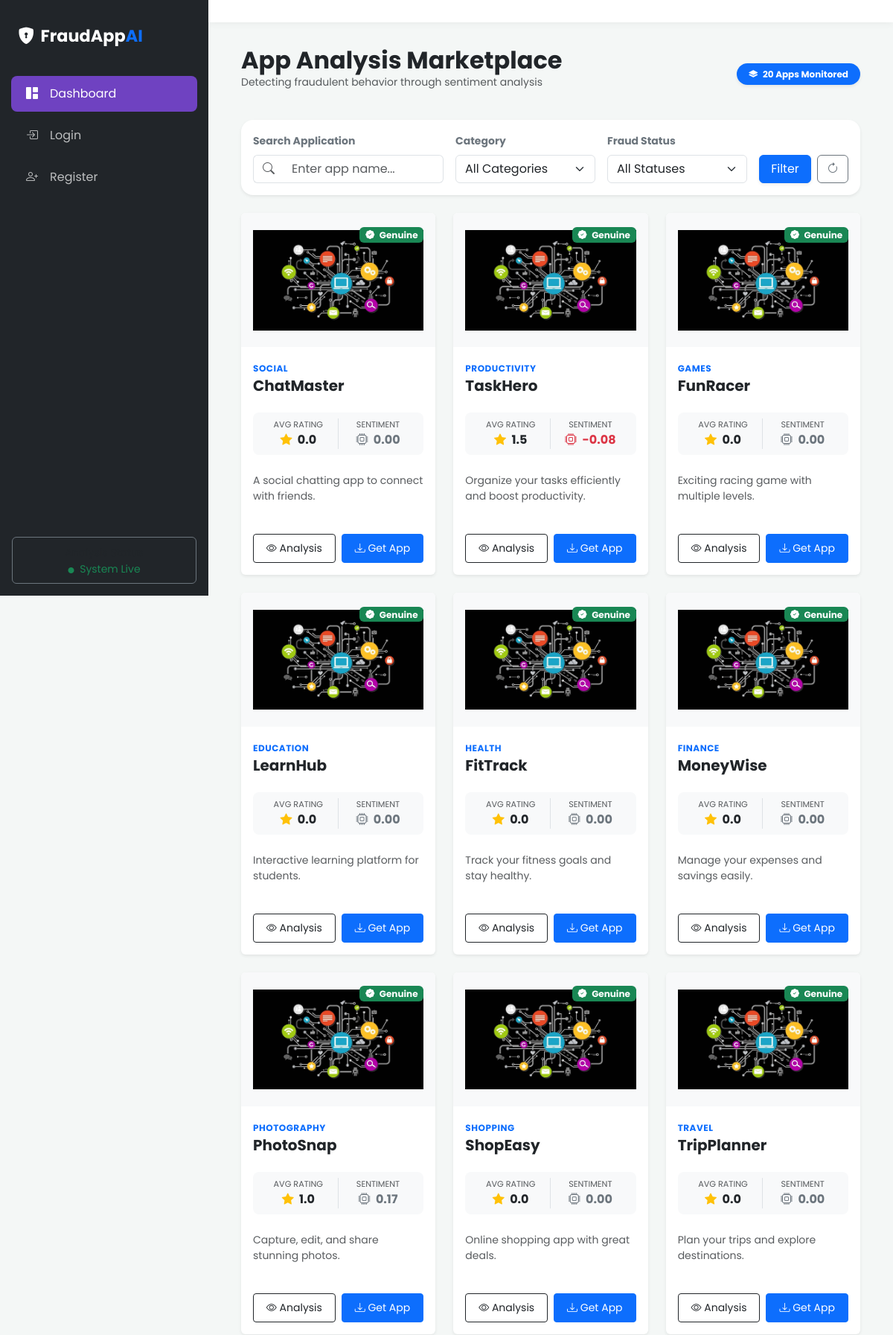
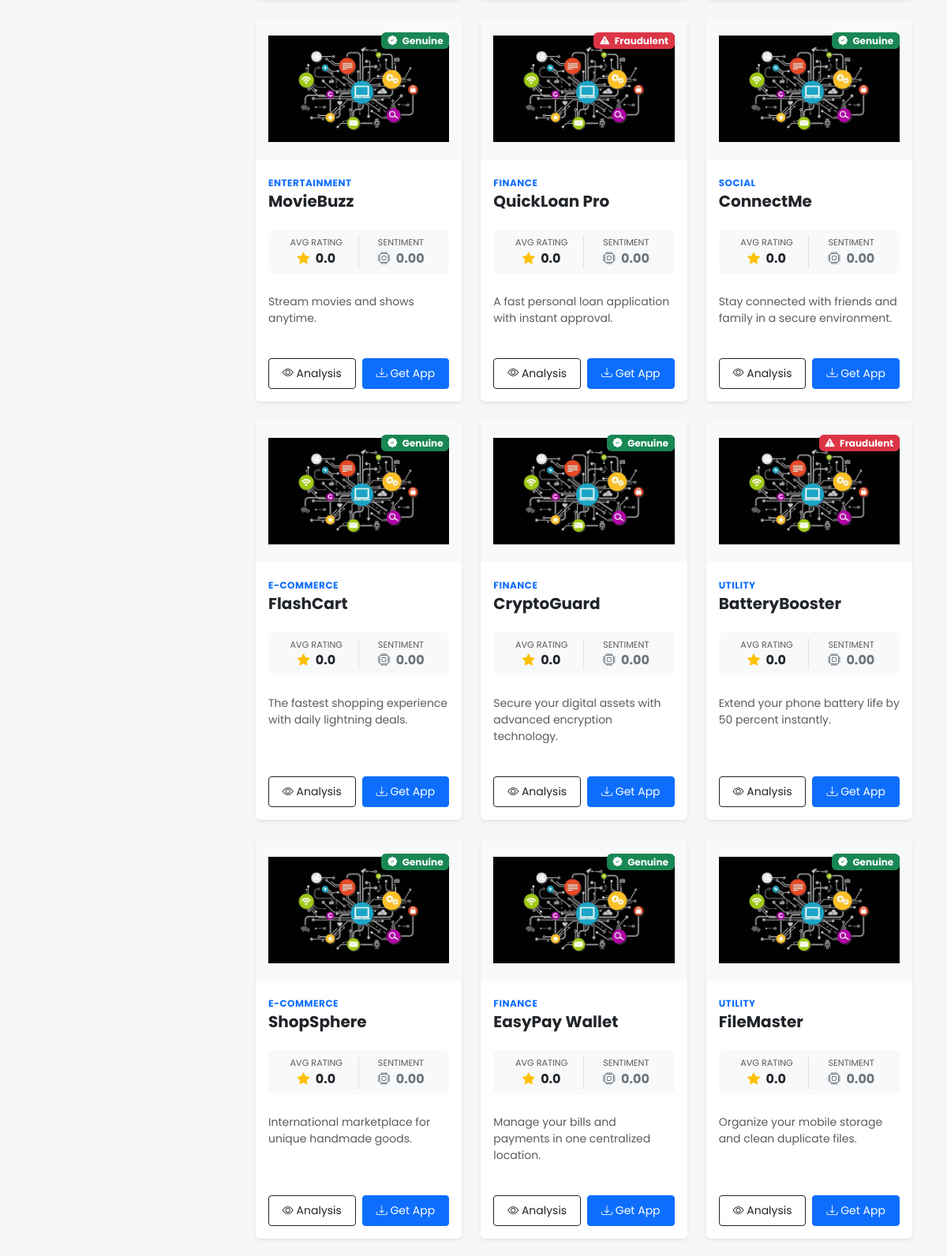
The page / (upper part) on the database its author committed (2 pictures, top to bottom).
### myapp/models.py (models this page shows, shortened)
class Application(models.Model):
    app_id = models.AutoField(primary_key=True)
    category = models.CharField(max_length=50)
    app_name = models.CharField(max_length=150)
    app_link = models.URLField(max_length=255, blank=True, null=True)
    description = models.TextField(blank=True, null=True)
    app_image = models.ImageField(upload_to='app_images/', blank=True, null=True)
    FRAUD_STATUS_CHOICES = [
        ('genuine', 'Genuine'),
        ('fraud', 'Fraud'),
    ]
    fraud_status = models.CharField(
        max_length=10,
        choices=FRAUD_STATUS_CHOICES,
        default='genuine'
    )
    created_at = models.DateTimeField(default=timezone.now)

### myapp/views.py (the view)
# urls.py: 2. Add a URL to urlpatterns:  path('', views.home, name='home')
def home(request):
    search_query = request.GET.get('search', '')
    category_filter = request.GET.get('category', '')
    status_filter = request.GET.get('status', '')
    apps_query = Application.objects.annotate(
        avg_rating=Avg('reviews__rating'),
        avg_sentiment=Avg('reviews__sentiment_score')
    )
    if search_query:
        apps_query = apps_query.filter(app_name__icontains=search_query)
    if category_filter:
        apps_query = apps_query.filter(category=category_filter)
    if status_filter:
        apps_query = apps_query.filter(fraud_status=status_filter)
    categories = Application.objects.values_list('category', flat=True).distinct()
    return render(request, 'home.html', {
        'applications': apps_query,
        'categories': categories,
        'search_query': search_query,
        'category_filter': category_filter,
        'status_filter': status_filter
    })

### templates/home.html (shortened to what this page needs)
{% extends "base.html" %}
{% load static %}
{% block content %}
<div class="container-fluid">
    <div class="d-flex justify-content-between align-items-center mb-4">
        <div>
            <h2 class="fw-bold m-0">App Analysis Marketplace</h2>
            <p class="text-muted small">Detecting fraudulent behavior through sentiment analysis</p>
        </div>
        <span class="badge bg-primary rounded-pill p-2 px-3 shadow-sm">
            <i class="bi bi-layers-fill me-1"></i> {{ applications|length }} Apps Monitored
        </span>
    </div>
    <div class="card border-0 shadow-sm mb-4 rounded-4">
        <div class="card-body p-3">
            <form method="GET" action="{% url 'home' %}" class="row g-3 align-items-end">
                <div class="col-12 col-md-4">
                    <label class="form-label small fw-bold text-secondary">Search Application</label>
                    <div class="input-group">
                        <span class="input-group-text bg-white border-end-0"><i class="bi bi-search text-muted"></i></span>
                        <input type="text" name="search" class="form-control border-start-0"
                               placeholder="Enter app name..." value="{{ search_query|default:'' }}">
                    </div>
                </div>
                <div class="col-6 col-md-3">
                    <label class="form-label small fw-bold text-secondary">Category</label>
                    <select name="category" class="form-select">
                        <option value="">All Categories</option>
                    </select>
                </div>
                <div class="col-6 col-md-3">
                    <label class="form-label small fw-bold text-secondary">Fraud Status</label>
                    <select name="status" class="form-select">
                        <option value="">All Statuses</option>
                    </select>
                </div>
                <div class="col-12 col-md-2 d-flex gap-2">
                    <button type="submit" class="btn btn-primary w-100 shadow-sm">
                        Filter
                    </button>
                    <a href="{% url 'home' %}" class="btn btn-outline-secondary" title="Reset Filters">
                        <i class="bi bi-arrow-clockwise"></i>
                    </a>
                </div>
            </form>
        </div>
    </div>
    {% if applications %}
    <div class="row g-4">
        {% for application in applications %}
        <div class="col-12 col-xl-4 col-md-6">
            <div class="card h-100 border-0 shadow-sm hover-lift overflow-hidden">
                <div class="position-absolute top-0 end-0 m-3" style="z-index: 5;">
                    {% if application.fraud_status == 'fraud' %}
                        <span class="badge bg-danger shadow-sm"><i class="bi bi-exclamation-triangle-fill me-1"></i> Fraudulent</span>
                    {% else %}
                        <span class="badge bg-success shadow-sm"><i class="bi bi-patch-check-fill me-1"></i> Genuine</span>
                    {% endif %}
                </div>
                <div class="bg-light d-flex align-items-center justify-content-center" style="height: 180px;">
                    {% if application.app_image %}
                        <img src="{{ application.app_image.url }}" class="img-fluid p-3" style="max-height: 100%;" alt="{{ application.app_name }}">
                    {% else %}
                        <i class="bi bi-app-indicator text-muted display-1"></i>
                    {% endif %}
                </div>
                <div class="card-body d-flex flex-column">
                    <div class="mb-2">
                        <small class="text-uppercase text-primary fw-bold" style="font-size: 0.75rem; letter-spacing: 0.5px;">{{ application.category }}</small>
                        <h5 class="card-title fw-bold mb-3">{{ application.app_name }}</h5>
                    </div>
                    <div class="row g-0 mb-4 bg-light rounded-3 p-2 text-center">
                        <div class="col-6 border-end">
                            <small class="text-muted d-block" style="font-size: 0.7rem;">AVG RATING</small>
                            <span class="fw-bold text-dark">
                                <i class="bi bi-star-fill text-warning me-1"></i>
                                {{ application.avg_rating|default:"0"|floatformat:1 }}
                            </span>
                        </div>
                        <div class="col-6">
                            <small class="text-muted d-block" style="font-size: 0.7rem;">SENTIMENT</small>
                            <span class="fw-bold {% if application.avg_sentiment < 0 %}text-danger{% elif application.avg_sentiment > 0.2 %}text-success{% else %}text-secondary{% endif %}">
                                <i class="bi bi-cpu me-1"></i>
                                {{ application.avg_sentiment|default:"0.0"|floatformat:2 }}
                            </span>
                        </div>
                    </div>
                    <p class="card-text text-muted small flex-grow-1">
                        {{ application.description|truncatewords:15 }}
                    </p>
                    <div class="row g-2 mt-3">
                        <div class="col-6">
                            <a href="{% url 'app_details' application.app_id %}" class="btn btn-outline-dark btn-sm w-100 py-2">
                                <i class="bi bi-eye"></i> Analysis
                            </a>
                        </div>
                        <div class="col-6">
                            {% if application.app_link %}
                            <a href="{{ application.app_link }}" target="_blank" class="btn btn-primary btn-sm w-100 py-2">
                                <i class="bi bi-download"></i> Get App
                            </a>
                            {% endif %}
                        </div>
                    </div>
                </div>
            </div>
        </div>
        {% endfor %}
    </div>
    {% endif %}
</div>
{% endblock %}

### templates/base.html (style rules this page uses)
:root { --sidebar-width: 280px; --bs-primary: #6f42c1; --bs-dark-bg: #212529; }
body { font-family: 'Poppins', sans-serif; background-color: #f4f7f6; overflow-x: hidden; }

### rows shown on the page
Application: fraud_status "genuine" (drawn), app_image (picture), category "SOCIAL", app_name "ChatMaster", avg_rating "0.0", avg_sentiment "0.00", description "A social chatting app to connect with friends."
Application: fraud_status "genuine" (drawn), app_image (picture), category "PRODUCTIVITY", app_name "TaskHero", avg_rating "1.5", avg_sentiment "-0.08", description "Organize your tasks efficiently and boost productivity."
Application: fraud_status "genuine" (drawn), app_image (picture), category "GAMES", app_name "FunRacer", avg_rating "0.0", avg_sentiment "0.00", description "Exciting racing game with multiple levels."
Application: fraud_status "genuine" (drawn), app_image (picture), category "EDUCATION", app_name "LearnHub", avg_rating "0.0", avg_sentiment "0.00", description "Interactive learning platform for students."
Application: fraud_status "genuine" (drawn), app_image (picture), category "HEALTH", app_name "FitTrack", avg_rating "0.0", avg_sentiment "0.00", description "Track your fitness goals and stay healthy."
Application: fraud_status "genuine" (drawn), app_image (picture), category "FINANCE", app_name "MoneyWise", avg_rating "0.0", avg_sentiment "0.00", description "Manage your expenses and savings easily."
Application: fraud_status "genuine" (drawn), app_image (picture), category "PHOTOGRAPHY", app_name "PhotoSnap", avg_rating "1.0", avg_sentiment "0.17", description "Capture, edit, and share stunning photos."
Application: fraud_status "genuine" (drawn), app_image (picture), category "SHOPPING", app_name "ShopEasy", avg_rating "0.0", avg_sentiment "0.00", description "Online shopping app with great deals."
Application: fraud_status "genuine" (drawn), app_image (picture), category "TRAVEL", app_name "TripPlanner", avg_rating "0.0", avg_sentiment "0.00", description "Plan your trips and explore destinations."
Application: fraud_status "genuine" (drawn), app_image (picture), category "ENTERTAINMENT", app_name "MovieBuzz", avg_rating "0.0", avg_sentiment "0.00", description "Stream movies and shows anytime."
Application: fraud_status "fraud" (drawn), app_image (picture), category "FINANCE", app_name "QuickLoan Pro", avg_rating "0.0", avg_sentiment "0.00", description "A fast personal loan application with instant approval."
Application: fraud_status "genuine" (drawn), app_image (picture), category "SOCIAL", app_name "ConnectMe", avg_rating "0.0", avg_sentiment "0.00", description "Stay connected with friends and family in a secure environment."
Application: fraud_status "genuine" (drawn), app_image (picture), category "E-COMMERCE", app_name "FlashCart", avg_rating "0.0", avg_sentiment "0.00", description "The fastest shopping experience with daily lightning deals."
Application: fraud_status "genuine" (drawn), app_image (picture), category "FINANCE", app_name "CryptoGuard", avg_rating "0.0", avg_sentiment "0.00", description "Secure your digital assets with advanced encryption technology."
Application: fraud_status "fraud" (drawn), app_image (picture), category "UTILITY", app_name "BatteryBooster", avg_rating "0.0", avg_sentiment "0.00", description "Extend your phone battery life by 50 percent instantly."
Application: fraud_status "genuine" (drawn), app_image (picture), category "E-COMMERCE", app_name "ShopSphere", avg_rating "0.0", avg_sentiment "0.00", description "International marketplace for unique handmade goods."
Application: fraud_status "genuine" (drawn), app_image (picture), category "FINANCE", app_name "EasyPay Wallet", avg_rating "0.0", avg_sentiment "0.00", description "Manage your bills and payments in one centralized location."
Application: fraud_status "genuine" (drawn), app_image (picture), category "UTILITY", app_name "FileMaster", avg_rating "0.0", avg_sentiment "0.00", description "Organize your mobile storage and clean duplicate files."

### other values the page prints
{{ applications|length }} "20"
